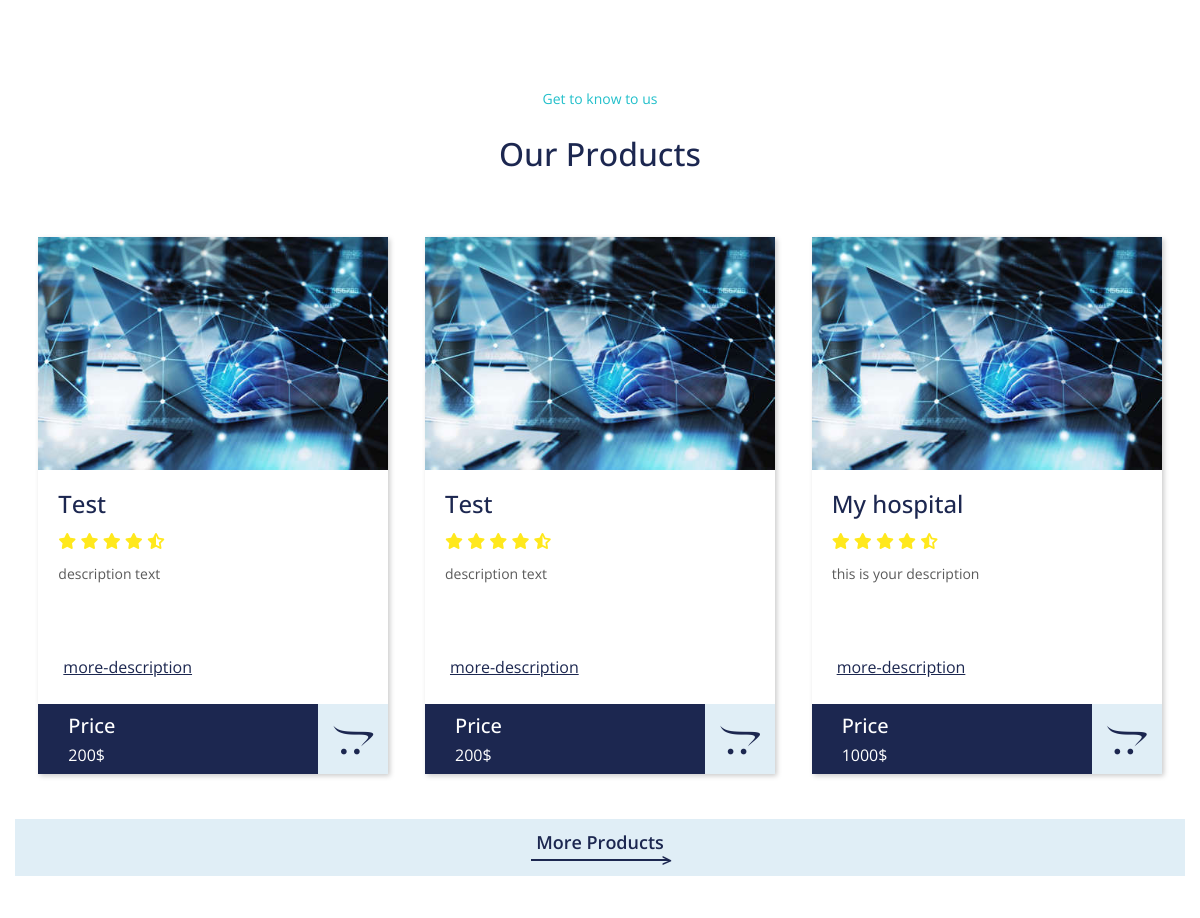
/home/home.php (middle part), run on an earlier commit of the app's database.
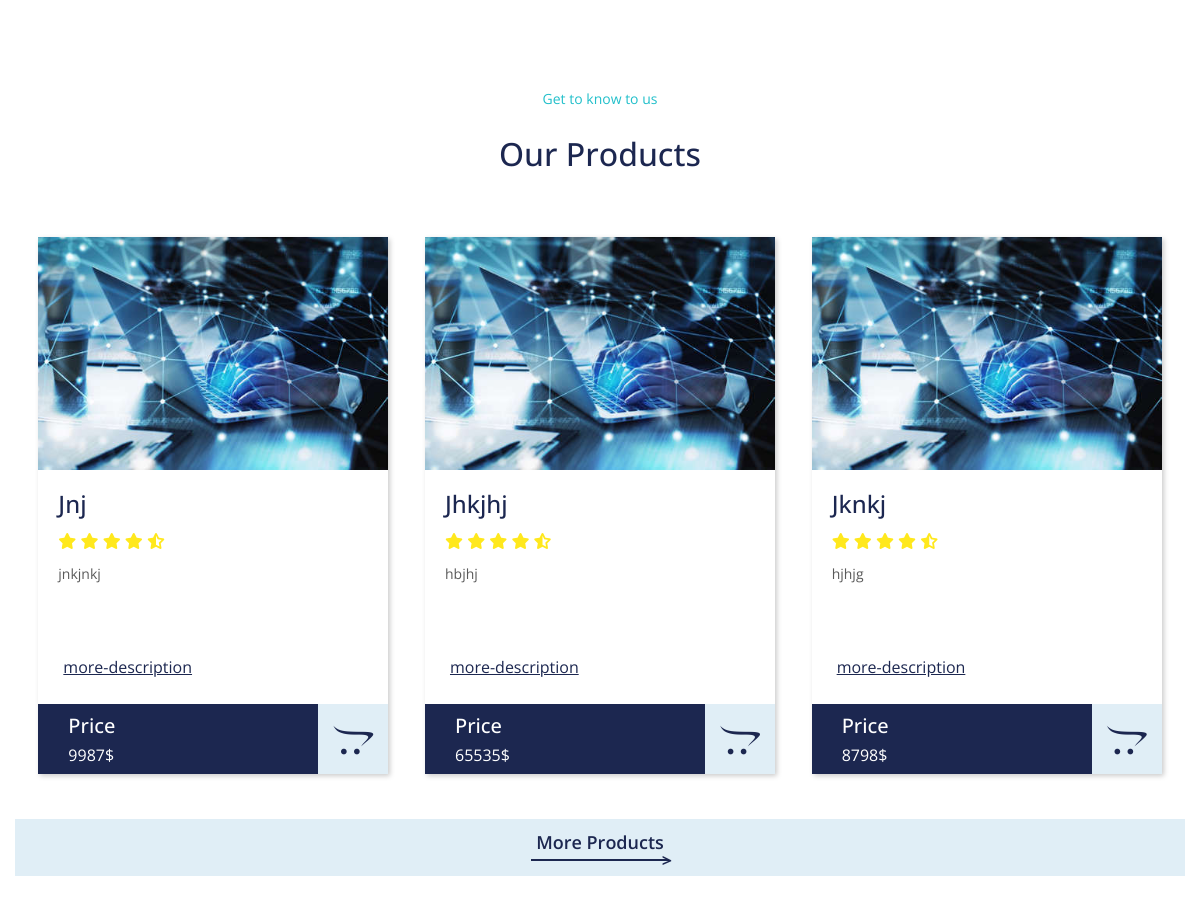
And on a later commit of the database.
### tables this page shows
CREATE TABLE `products` (
  `id` int(11) NOT NULL,
  `name` varchar(30) NOT NULL,
  `description` text DEFAULT NULL,
  `price` smallint(5) UNSIGNED NOT NULL,
  `discound` tinyint(4) DEFAULT NULL,
  `image` varchar(100) DEFAULT 'logo.jpg',
  `thumbnail` varchar(100) DEFAULT NULL,
  `created_at` datetime NOT NULL,
  `file` varchar(100) NOT NULL,
  `img1` varchar(100) DEFAULT NULL,
  `img2` varchar(100) DEFAULT NULL,
  `img3` varchar(100) DEFAULT NULL,
  `user_id` int(11) NOT NULL,
  `category_id` int(11) NOT NULL,
  `support_mac` tinyint(1) NOT NULL DEFAULT 0,
  `support_linux` tinyint(1) NOT NULL DEFAULT 0,
  `support_windows` tinyint(1) NOT NULL DEFAULT 0
);

### Controllers/db.class.php (called while the page is built)
<?php
class Db {
    private $host ="localhost";
    private $user = "root" ;
    private $pwd ="";
    private $dbname ="software" ;
    protected function  Connect(){
        $dns = 'mysql:host='.$this->host.';dbname='.$this->dbname;
        $pdo = new PDO($dns,$this->user,$this->pwd);
        $pdo->setAttribute(PDO::ATTR_DEFAULT_FETCH_MODE,PDO::FETCH_ASSOC);
        return $pdo ;
    }
}

### Controllers/homeContr.class.php (called while the page is built)
<?php
class homeCont extends Db
{
    protected function getProducts()
    {
        $stmt = $this->Connect()->query("SELECT * FROM products order by id desc limit 3");
        $p_data = $stmt->fetchAll();
        return $p_data;
    }
}

### Views/homeView.class.php (the view, shortened to what this page needs)
<?php
class homeView extends homeCont
{
    public function showProducts()
    {
        $p_data = $this->getProducts();
        foreach ($p_data as $products)
        {
        ?>
          <div class="main-div">
                <img src="../img/5.jpg" />
                <div class="name-product">
                    <h4><?php echo ucfirst($products['name'] )?></h4>
                <div>
                    <i class="fas fa-star"></i>
                    <i class="fas fa-star"></i>
                    <i class="fas fa-star"></i>
                    <i class="fas fa-star"></i>
                    <i class="fas fa-star-half-alt"></i>
                </div>
                <p>
                <?php
                $descr = $products['description'];
                $limitedDescr = substr($descr, 0, 30);
                if(strlen($descr) > 30)
                {
                    echo $limitedDescr . '....';
                }else{
                    echo $descr ;
                }
                ?>
                </p>
                <div class="more-des">
                <a href="single-product.php?id=<?php echo $products['id'];  ?>"> more-description  </a>
                </div>
                </div>
                <div class="d-flex justify-content-between price">
                    <div class="price-text">
                        <h5>Price</h5>
                        <p><?php echo $products['price'] . "$" ?></p>
                    </div>
                    <div class="cart-icon">
                        <a href=<?php if (isset($_SESSION["id"])){ echo  "../includes/wishlist.inc.php?id=". $products['id'];}else{echo '?LoginFirst';}?>><i class="fab fa-opencart fa-2x"></i> </a>
                    </div>
                </div>
            </div>
        <?php
        }
    }
}

### home/home.php (shortened to what this page needs)
<?php
 include "../Controllers/db.class.php";
 include "../Controllers/homeContr.class.php";
 include "../Views/homeView.class.php";
?>
<!DOCTYPE html>
<html lang="en">
<head>
    <head>
        <link href="../assests/bootstrap.min.css" rel="stylesheet">
        <link href="css/home-style.css" rel="stylesheet" />
        <link href="stand-css/header-footer-style.css " rel="stylesheet"/>
    </head>
</head>
<body>
    <section class="about">
    </section>
    <section class="products">
        <p class="intro" style="text-align: center;">Get to know to us</p>
        <h2>Our Products</h2>
        <div class="main">
         <?php
                    $home = new homeView();
                    $home->showProducts();
                ?>
        </div>
        <div class="arrow">
            <a href="products.php">More Products</a>
        </div>
    </section>
    <section class="request">
        <div class="land-text req-text">
        </div>
    </section>
</body>
</html>

### home/css/home-style.css (style rules this page uses)
.intro { color: #21bfca; font-size: 14px; }
.land-text { padding-top: 80px; }
.about { color:#1c2750; background-color: #fff; padding:0; padding-bottom: 0; display: flex; justify-content: center; flex-wrap: wrap; padding-bottom: 80px; }
.products { padding-bottom: 50px; }
.main { display: flex; justify-content: space-around; flex-wrap: wrap; padding-top: 50px; }
.main-div { width: 350px; box-shadow:2px 2px 5px #ccc; position: relative; padding: 0; }
.main-div img { width: 100%; height: 233.33px; padding: 0; }
.products h2 { text-align: center; }
.name-product { padding: 15px 15px 0 15px; }
.name-product h4 { margin-bottom: 0; overflow-y: hidden; height: 38.8px; }
.name-product i { color: rgb(255, 232, 29); padding: 0; }
.name-product p { text-align: justify; overflow-y: hidden; height: 82px; font-size: 14px; color: #5a5a5a; margin-bottom: 5px; }
.more-des { display: flex; margin-bottom: 15px; }
.more-des a { color:#1c2750 ; }
.price h5 { margin-bottom: 0; }
.price i { padding-top: 15px; }
.price a { text-decoration: none; color:#1c2750; }
.price { background-color:#1c2750; color: #fff; padding-bottom: 0; height: 70px; padding-right: 0; padding-top: 0; padding: 0 0 0 15px; }
.price p { margin-bottom: 0; padding-top: 0; }
.price-text { display: block; padding-left: 10px; }
.cart-icon { background-color: #e0eef6; color: #1c2750; }
.arrow { background-color:#e0eef6; text-align: center; position: relative; top: 40px; padding: 10px 20px 20px 20px; }
.arrow a { text-decoration: none; color: #1c2750; border-bottom: 2px solid #1c2750; position: relative; font-size: 18px; font-weight: 600; }
.arrow a:after { position: absolute; margin-left: -2px; content: ">"; top: 21.79px; font-size: 18px; font-weight: 600; }
.request { display: flex; justify-content: space-evenly; flex-wrap: wrap; }

### home/stand-css/header-footer-style.css (style rules this page uses)
* { box-sizing: border-box; font-family: 'Open Sans', sans-serif; padding: 5px; }
body { color: #1c2750; scroll-behavior: smooth ; }

What changed in the data, as far as the page shows it:
removed products: name "Test", description "description text", price "200"
removed products: name "Test", description "description text", price "200"
removed products: name "My hospital", description "this is your description", price "1000"
added products: name "Jnj", description "jnkjnkj", price "9987"
added products: name "Jhkjhj", description "hbjhj", price "65535"
added products: name "Jknkj", description "hjhjg", price "8798"
